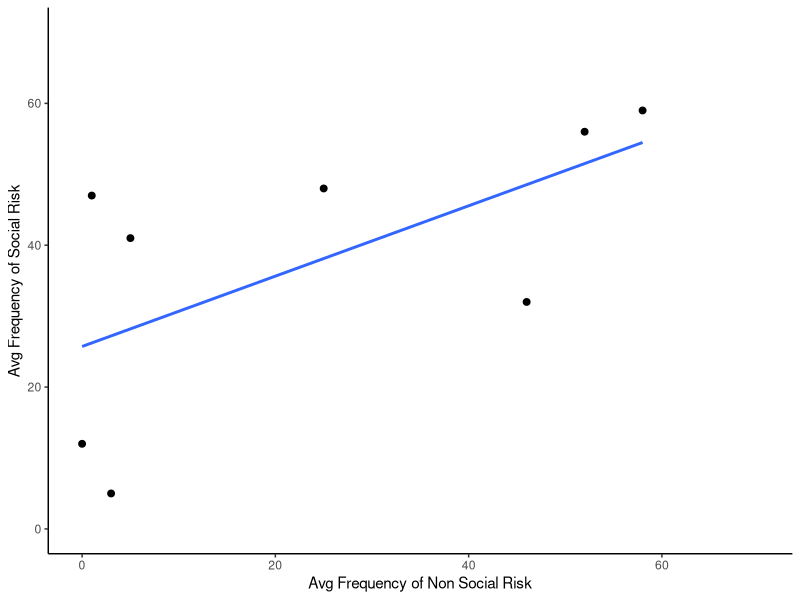
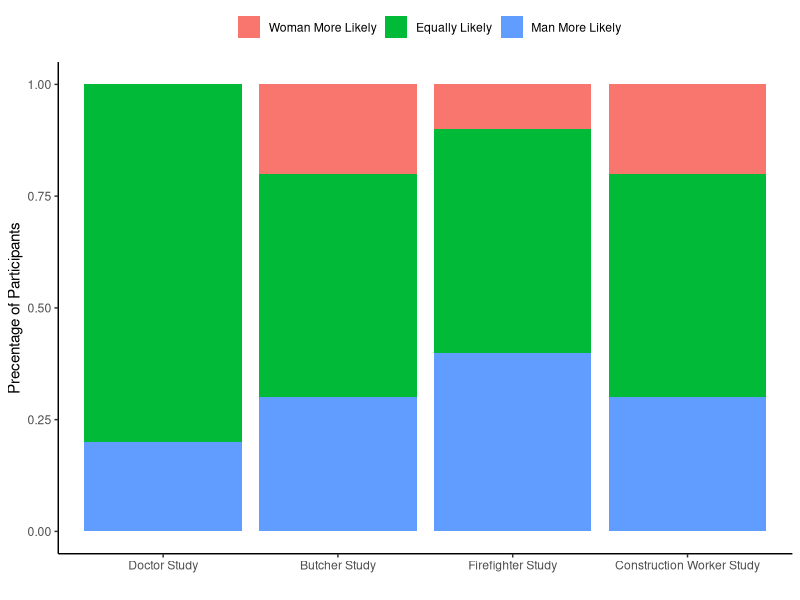
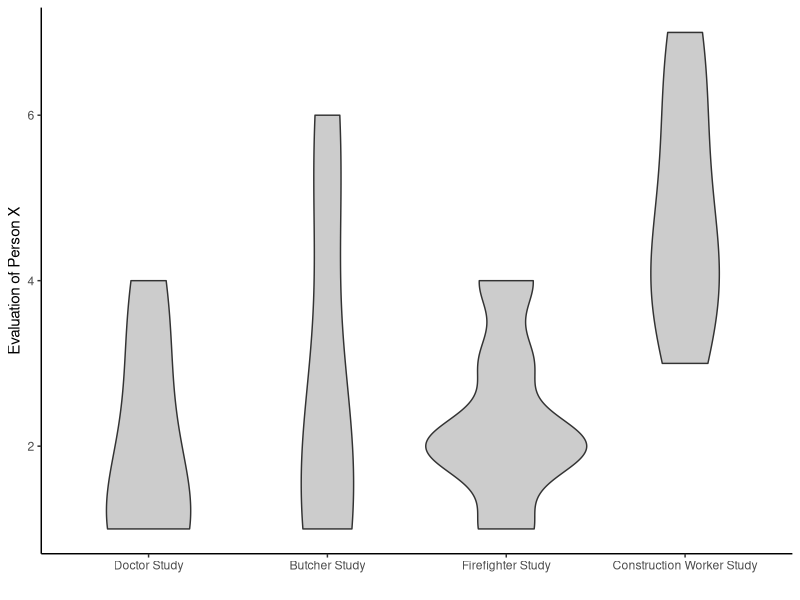
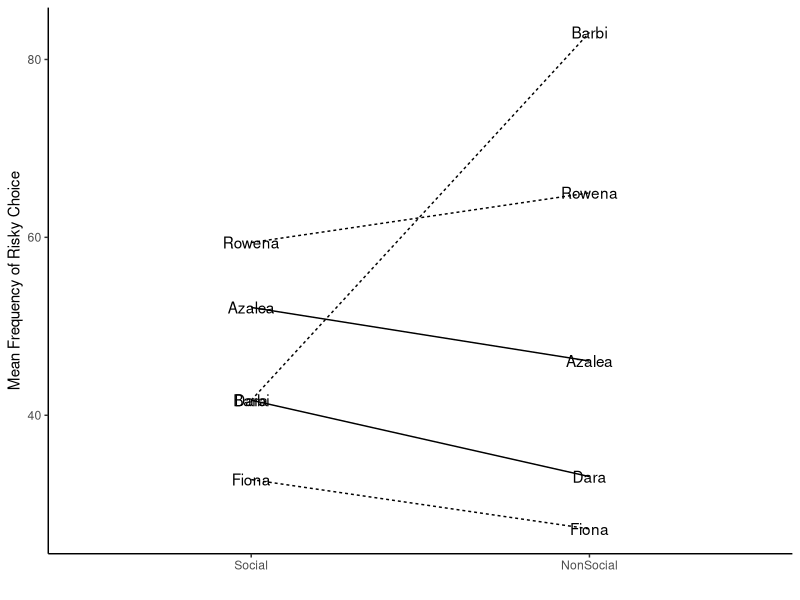

The R script that drew these images, in order:
## ---- chunk 1
knitr::opts_chunk$set(echo = TRUE)
## ---- chunk 2
  library(ggplot2)
  non_social <- c(0,1,3,5,25,46,52,58)
  social <- c(12,47,5,41,48,32,56,59)
  plot_df <- data.frame(non_social,social)
  
  ggplot(plot_df, aes(x=non_social,y=social)) + 
    geom_point(size=2) + 
    geom_smooth(method="lm", se = FALSE) +
    theme_classic() +
    xlab("Avg Frequency of Non Social Risk") +
    ylab("Avg Frequency of Social Risk") +
    coord_cartesian(xlim=c(0,70),ylim=c(0,70))

## ---- chunk 3
  library(ggplot2)
  group <- c(rep("Doctor Study", 10), rep("Butcher Study", 10), rep("Firefighter Study", 10), 
             rep("Construction Worker Study", 10))
  group_order <- factor(group, levels = c("Doctor Study", "Butcher Study", "Firefighter Study",                                                    "Construction Worker Study"))
  gender <- c(rep("Man More Likely",2), rep("Equally Likely",8), 
              rep("Man More Likely",3), rep("Equally Likely",5), rep("Woman More Likely",2),
              rep("Man More Likely",4), rep("Equally Likely",5), rep("Woman More Likely",1),
              rep("Man More Likely",3), rep("Equally Likely",5), rep("Woman More Likely",2))
  gender_order <- factor(gender, levels = c("Woman More Likely", "Equally Likely", "Man More Likely"))

  plot_df2 <- data.frame(group_order,gender_order)
  
  ggplot(plot_df2, aes(group_order, fill = gender_order)) +
    geom_bar(position = "fill") +
    theme_classic() +
    xlab("") +
    ylab("Precentage of Participants") +
    scale_fill_discrete(name = "") +
    theme(legend.position = "top")
## ---- chunk 4
  library(ggplot2)
  group <- c(doc_study = rep("Doctor Study", 6), buh_study = rep("Butcher Study", 6), 
             fire_study = rep("Firefighter Study", 6), 
             cons_study = rep("Construction Worker Study", 6))
  group_order <- factor(group, levels = c("Doctor Study", "Butcher Study", "Firefighter Study",                                            "Construction Worker Study"))
  eval_data <- c(1,1,1,2,3,4,5,6,1,1,2,2,2,2,3,4,1,2,3,4,4,5,6,7)
  plot_df3 <- data.frame(group_order,eval_data)
  
  ggplot(plot_df3, aes(group_order, eval_data)) +
    geom_violin(fill="gray80") +
    theme_classic() +
    ylab("Evaluation of Person X") +
    xlab("")

## ---- chunk 5
  library(ggplot2)
    Names <-rep(c("Dara", "Azalea", "Barbi", "Rowena", "Fiona"), each = 2)
    MF <- rnorm(10,45,25) 
    Condition <- rep(c("Social","NonSocial"),5)
    Condition_ordered <- factor(Condition, c("Social", "NonSocial"))
    Aversity <- rep(c("Aversive","Not Aversive"), times=c(4,6))
    
    plot_df4 <- data.frame(Names, MF, Condition_ordered, Aversity)
  
  ggplot(plot_df4, aes(x = Condition_ordered, y = MF, group = Names)) +
    geom_line(aes(linetype=Aversity))+
    geom_text(label=Names) +
    theme_classic() +
    ylab("Mean Frequency of Risky Choice") +
    xlab("") +
    theme(legend.position="none")
